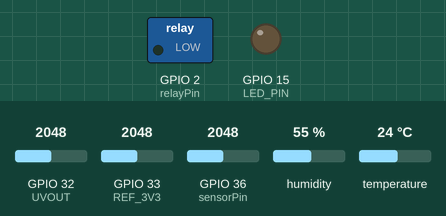
Simulated run of this program. Board: ESP32. Parts: switched loads named in the program (green lamp = pin HIGH), output pins drawn as LEDs (lit = HIGH). The test bench sets the inputs (shaded band); at power-on: GPIO 36 (sensorPin) = 2048, GPIO 32 (UVOUT) = 2048, GPIO 33 (REF_3V3) = 2048, humidity 55 %, temperature 24 °C. WiFi joins after 1.5 s; servers stay silent unless stated; the local clock reads 2024-03-15 10:24:30 at power-on unless the program sets it; no MQTT or app messages arrive unless stated; what the program prints to the serial monitor is not drawn.

Above: at 0.0 s.
At 12.9 s:
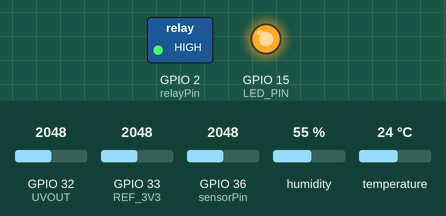
13.0 s: GPIO 36 (sensorPin) set to 2971
23.9 s: GPIO 36 (sensorPin) set to 3045
At 31.1 s:
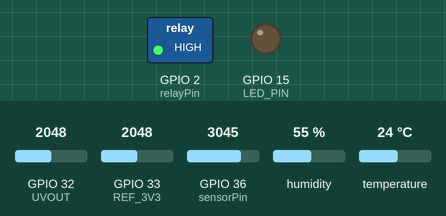
Timing chart, 0 to 31.4 s (numbered marks = the images above; inputs shaded):
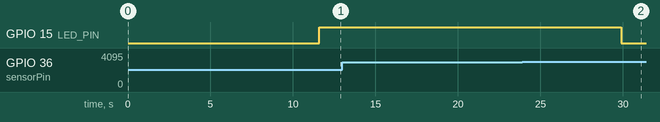

Measured:
- the behaviour switches between 3000 and 3001 on GPIO 36 (sensorPin) (found by bisection; images 1 and 2)
- after the input at 13.0 s, every drawn part: stays the same
- after the input at 23.9 s, GPIO 15 (LED_PIN): HIGH → LOW after 6.0 s

The program:

main.cpp
```cpp
#include <Wire.h>
//#include <Adafruit_Sensor.h>
//#include <Adafruit_BME280.h>
#include <DHT20.h>
#include <WiFi.h>
#include <WiFiClientSecure.h>
#include <PubSubClient.h>
#include <time.h>
#include <stdio.h>
#include <stdlib.h>

#define LED_PIN 15

WiFiClientSecure espClient;
PubSubClient client(espClient);
DHT20 DHT;

// The root certificate for validation
static const char* root_ca = \
"-----BEGIN CERTIFICATE-----\r\n"
"MIIDdzCCAl+gAwIBAgIEAgAAuTANBgkqhkiG9w0BAQUFADBaMQswCQYDVQQGEwJJ\r\n"
"RTESMBAGA1UEChMJQmFsdGltb3JlMRMwEQYDVQQLEwpDeWJlclRydXN0MSIwIAYD\r\n"
"VQQDExlCYWx0aW1vcmUgQ3liZXJUcnVzdCBSb290MB4XDTAwMDUxMjE4NDYwMFoX\r\n"
"DTI1MDUxMjIzNTkwMFowWjELMAkGA1UEBhMCSUUxEjAQBgNVBAoTCUJhbHRpbW9y\r\n"
"ZTETMBEGA1UECxMKQ3liZXJUcnVzdDEiMCAGA1UEAxMZQmFsdGltb3JlIEN5YmVy\r\n"
"VHJ1c3QgUm9vdDCCASIwDQYJKoZIhvcNAQEBBQADggEPADCCAQoCggEBAKMEuyKr\r\n"
"mD1X6CZymrV51Cni4eiVgLGw41uOKymaZN+hXe2wCQVt2yguzmKiYv60iNoS6zjr\r\n"
"IZ3AQSsBUnuId9Mcj8e6uYi1agnnc+gRQKfRzMpijS3ljwumUNKoUMMo6vWrJYeK\r\n"
"mpYcqWe4PwzV9/lSEy/CG9VwcPCPwBLKBsua4dnKM3p31vjsufFoREJIE9LAwqSu\r\n"
"XmD+tqYF/LTdB1kC1FkYmGP1pWPgkAx9XbIGevOF6uvUA65ehD5f/xXtabz5OTZy\r\n"
"dc93Uk3zyZAsuT3lySNTPx8kmCFcB5kpvcY67Oduhjprl3RjM71oGDHweI12v/ye\r\n"
"jl0qhqdNkNwnGjkCAwEAAaNFMEMwHQYDVR0OBBYEFOWdWTCCR1jMrPoIVDaGezq1\r\n"
"BE3wMBIGA1UdEwEB/wQIMAYBAf8CAQMwDgYDVR0PAQH/BAQDAgEGMA0GCSqGSIb3\r\n"
"DQEBBQUAA4IBAQCFDF2O5G9RaEIFoN27TyclhAO992T9Ldcw46QQF+vaKSm2eT92\r\n"
"9hkTI7gQCvlYpNRhcL0EYWoSihfVCr3FvDB81ukMJY2GQE/szKN+OMY3EU/t3Wgx\r\n"
"jkzSswF07r51XgdIGn9w/xZchMB5hbgF/X++ZRGjD8ACtPhSNzkE1akxehi/oCr0\r\n"
"Epn3o0WC4zxe9Z2etciefC7IpJ5OCBRLbf1wbWsaY71k5h+3zvDyny67G7fyUIhz\r\n"
"ksLi4xaNmjICq44Y3ekQEe5+NauQrz4wlHrQMz2nZQ/1/I6eYs9HRCwBXbsdtTLS\r\n"
"R9I4LtD+gdwyah617jzV/OeBHRnDJELqYzmp\r\n"
"-----END CERTIFICATE-----";


// Replace with your network credentials
const char* ssid     = "Chris' Iphone";
const char* password = "chris1688";

// Website Connection
const char* mqtt_server = "PlantMind.azure-devices.net";
const char* mqtt_user = "PlantMind.azure-devices.net/esp32/api-version=2021-04-12";
//set SharedAccessSignature for 504 hours (3 weeks)
const char* mqtt_password = "SharedAccessSignature sr=PlantMind.azure-devices.net%2Fdevices%2Fesp32&sig=geD1KQfWHAFdMX7OcbA1epbSdOHbdgfYI3DwflJjMN0%3D&se=1688049518";
//


const int relayPin = 2;
const int sensorPin = A0;
float soilMoisture = 0;


const int relayAddress = 0x20; // I2C address of the relay module

int UVOUT = 32; //Output from the sensor
int REF_3V3 = 33; //3.3V power on the ESP32 board

unsigned long lastMsg = 0; // global variable
char msg[100];
int value = 0;
int messageID =0;
String deviceID = "esp32";

void syncTime() {
    configTime(0, 0, "pool.ntp.org");
    setenv("TZ", "UTC", 1);
    tzset();
    delay(1000);
    time_t now = 0;
    struct tm timeinfo = { 0 };
    int retry = 0;
    const int retry_count = 10;
    while(timeinfo.tm_year < (2016 - 1900) && ++retry < retry_count) {
        delay(2000);
        time(&now);
        localtime_r(&now, &timeinfo);
    }
    if (retry < retry_count) {
        Serial.println("Time synchronized");
    } else {
        Serial.println("Failed to synchronize time");
    }
}

void callback(char* topic, byte* payload, unsigned int length) {
  Serial.print("Message arrived [");
  Serial.print(topic);
  Serial.print("] ");
  for (int i = 0; i < length; i++) {
    Serial.print((char)payload[i]);
  }
  Serial.println();
}

void setup_wifi() {
  delay(10);
  Serial.println();
  Serial.print("Connecting to ");
  Serial.println(ssid);

  WiFi.begin(ssid, password);

  while (WiFi.status() != WL_CONNECTED) {
    delay(500);
    Serial.print(".");
  }

  Serial.println("");
  Serial.println("WiFi connected");
  Serial.println("IP address: ");
  Serial.println(WiFi.localIP());
}

//Takes an average of readings on a given pin
//Returns the average
int averageAnalogRead(int pinToRead)
{
  byte numberOfReadings = 8;
  unsigned int runningValue = 0;

  for(int x = 0 ; x < numberOfReadings ; x++)
    runningValue += analogRead(pinToRead);
  runningValue /= numberOfReadings;

  return(runningValue);
}

float mapfloat(float x, float in_min, float in_max, float out_min, float out_max)
{
  return (x - in_min) * (out_max - out_min) / (in_max - in_min) + out_min;
}

void setup() {
  Serial.begin(9600);
  Wire.begin();

  if (!DHT.begin()) {
    Serial.println("Could not find a valid sensor, check wiring!");
    while (1);
  }
  WiFi.mode(WIFI_MODE_STA);
  setup_wifi();
  syncTime();


  espClient.setCACert(root_ca);
  client.setServer(mqtt_server, 8883);
  client.setCallback(callback);

  pinMode(LED_PIN, OUTPUT);
  pinMode(relayPin, OUTPUT);
  //sets pin 2 to output
  pinMode(sensorPin, INPUT);
  //sets pin A0 to input
  digitalWrite(relayPin, HIGH);
  //turns on relay, in turn turning on pump
  //minMode for UV sensor
  pinMode(UVOUT, INPUT);
  pinMode(REF_3V3, INPUT);
  delay(2000);
}

void reconnect() {
  while (!client.connected()) {
    Serial.print("Attempting MQTT connection...");
    if (client.connect("esp32", mqtt_user, mqtt_password)) {
      Serial.println("connected");
    } else {
      Serial.print("failed, rc=");
      Serial.print(client.state());
      Serial.println(" try again in 5 seconds");
      delay(5000);
    }
  }
}

void loop() {
  if (!client.connected()) {
    reconnect();
  }
  client.loop();
  //Serial.println();
  //Serial.print("MOISTURE LEVEL: ");
  //prints "MOISTURE LEVEL: "
  soilMoisture = analogRead(sensorPin);
  //Serial.print(soilMoisture);
  //Serial.println();
  long now = millis();
  //sends message every 2 seconds
  /*
  if(sensorValue<3000)
  {
  digitalWrite(relayPin, HIGH);
  Serial.println("Pump on");
  }
  else
  {
  digitalWrite(relayPin, LOW);
  //if moisture level is not above 750, turns on pump
  Serial.println("Pump off");
  }
  Serial.println();
  */
  //prints new line for spacing
  delay(5000);

  if (now - lastMsg > 2000) {
    lastMsg = now;
    int status = DHT.read();
    float temp = DHT.getTemperature();
    float humidity = DHT.getHumidity();

    //client.disconnect();
    //delay(500);

    // Read UV level
    int uvIntensity = averageAnalogRead(UVOUT);
    int refLevel = averageAnalogRead(REF_3V3);

    // Reconnect to MQTT server
    //reconnect();

    //Use the 3.3V power pin as a reference to get a very accurate output value from sensor
    float outputVoltage = 3.3 / refLevel * uvIntensity;

    float uvLevel = (mapfloat(outputVoltage, 0.99, 2.8, 0.0, 15.0)) / 25; //Convert the voltage to a UV intensity level
    if (uvLevel < 0) {
      uvLevel = uvLevel * -1;
    }
  //sets "sensorValue" to input value from A0
    if(soilMoisture < 3000) {
      digitalWrite(LED_PIN, HIGH);
    } else if (soilMoisture > 3000) {
      digitalWrite(LED_PIN, LOW);
    }
    delay(1000);
    messageID++;

    //sprintf(msg, "{\"Temperature\": %.2f, \"Humidity\": %.2f}", temp, humidity);
    sprintf(msg, "{\"messageId\": %d, \"deviceId\": \"%s\", \"temperature\": %.2f, \"humidity\": %.2f, \"soilMoisture\": %.2f, \"uvLevel\": %.2f}",
            messageID, deviceID, temp, humidity, soilMoisture, uvLevel);
    Serial.print("Publish message: ");
    Serial.println(msg);
    client.publish("devices/esp32/messages/events/", msg);
  }
}
```
